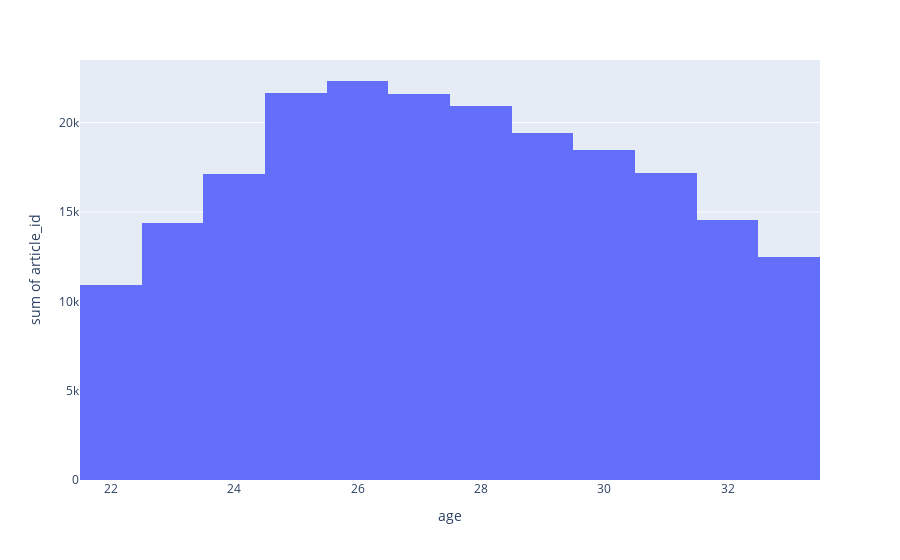

Write notebook code for a chart like this one.
### Code cell
plot_feature(detailed_transactions, "age", 15)

### Figure 1 — Plotly figure (JSON) as saved in the notebook; plotly's stock layout.template omitted (floating-point values rounded to 4 significant figures)
{"data": [{"bingroup": "x", "histfunc": "sum", "hovertemplate": "age=%{x}<br>sum of article_id=%{y}<extra></extra>", "legendgroup": "", "marker": {"color": "#636efa", "pattern": {"shape": ""}}, "name": "", "nbinsx": 15, "orientation": "v", "showlegend": false, "type": "histogram", "x": [22.0, 23.0, 24.0, 25.0, 26.0, 27.0, 28.0, 29.0, 30.0, 31.0, 32.0, 33.0], "xaxis": "x", "y": [10886, 14385, 17137, 21663, 22329, 21575, 20952, 19411, 18476, 17159, 14558, 12457], "yaxis": "y"}], "layout": {"barmode": "relative", "legend": {"tracegroupgap": 0}, "margin": {"t": 60}, "xaxis": {"anchor": "y", "domain": [0, 1], "title": {"text": "age"}}, "yaxis": {"anchor": "x", "domain": [0, 1], "title": {"text": "sum of article_id"}}}}
